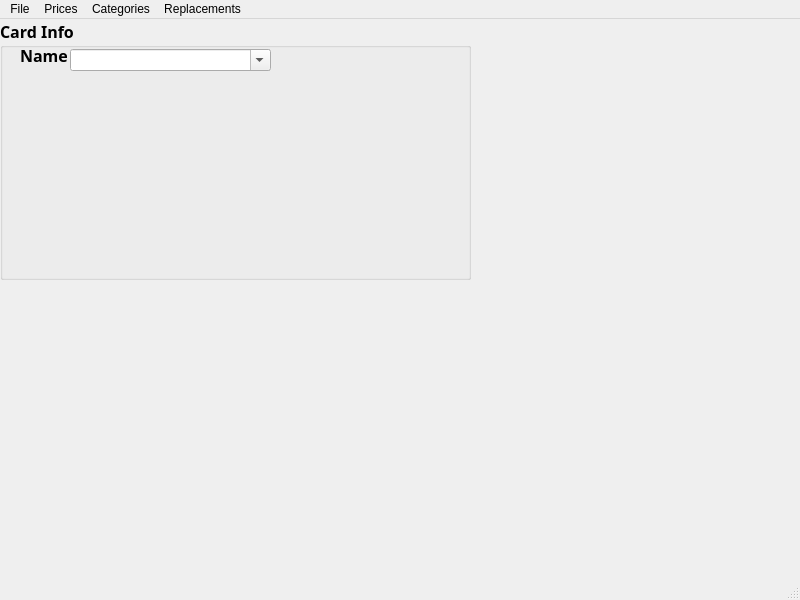
<?xml version="1.0" encoding="UTF-8"?>
<ui version="4.0">
 <class>MainWindow</class>
 <widget class="QMainWindow" name="MainWindow">
  <property name="geometry">
   <rect>
    <x>0</x>
    <y>0</y>
    <width>800</width>
    <height>600</height>
   </rect>
  </property>
  <property name="windowTitle">
   <string>MainWindow</string>
  </property>
  <widget class="QWidget" name="centralwidget">
   <widget class="QGroupBox" name="cardGroup">
    <property name="geometry">
     <rect>
      <x>0</x>
      <y>0</y>
      <width>471</width>
      <height>261</height>
     </rect>
    </property>
    <property name="font">
     <font>
      <family>Source Sans Pro</family>
      <pointsize>12</pointsize>
      <weight>75</weight>
      <bold>true</bold>
     </font>
    </property>
    <property name="title">
     <string>Card Info</string>
    </property>
    <widget class="QComboBox" name="nameBox">
     <property name="geometry">
      <rect>
       <x>70</x>
       <y>30</y>
       <width>201</width>
       <height>22</height>
      </rect>
     </property>
     <property name="editable">
      <bool>true</bool>
     </property>
     <property name="maxVisibleItems">
      <number>13</number>
     </property>
     <property name="insertPolicy">
      <enum>QComboBox::NoInsert</enum>
     </property>
     <property name="duplicatesEnabled">
      <bool>false</bool>
     </property>
    </widget>
    <widget class="QLabel" name="nameLabel">
     <property name="geometry">
      <rect>
       <x>20</x>
       <y>30</y>
       <width>47</width>
       <height>13</height>
      </rect>
     </property>
     <property name="text">
      <string>Name</string>
     </property>
    </widget>
   </widget>
  </widget>
  <widget class="QMenuBar" name="menubar">
   <property name="geometry">
    <rect>
     <x>0</x>
     <y>0</y>
     <width>800</width>
     <height>21</height>
    </rect>
   </property>
   <widget class="QMenu" name="menuFile">
    <property name="title">
     <string>File</string>
    </property>
    <addaction name="actionLoad_Deck"/>
    <addaction name="actionSave_Deck"/>
    <addaction name="actionSave_Deck_As"/>
   </widget>
   <widget class="QMenu" name="menuPrices">
    <property name="title">
     <string>Prices</string>
    </property>
   </widget>
   <widget class="QMenu" name="menuCategories">
    <property name="title">
     <string>Categories</string>
    </property>
   </widget>
   <widget class="QMenu" name="menuReplacements">
    <property name="title">
     <string>Replacements</string>
    </property>
   </widget>
   <addaction name="menuFile"/>
   <addaction name="menuPrices"/>
   <addaction name="menuCategories"/>
   <addaction name="menuReplacements"/>
  </widget>
  <widget class="QStatusBar" name="statusbar"/>
  <action name="actionLoad_Deck">
   <property name="text">
    <string>Load Deck</string>
   </property>
  </action>
  <action name="actionSave_Deck">
   <property name="text">
    <string>Save Deck</string>
   </property>
  </action>
  <action name="actionSave_Deck_As">
   <property name="text">
    <string>Save Deck As</string>
   </property>
  </action>
 </widget>
 <resources/>
 <connections/>
</ui>
